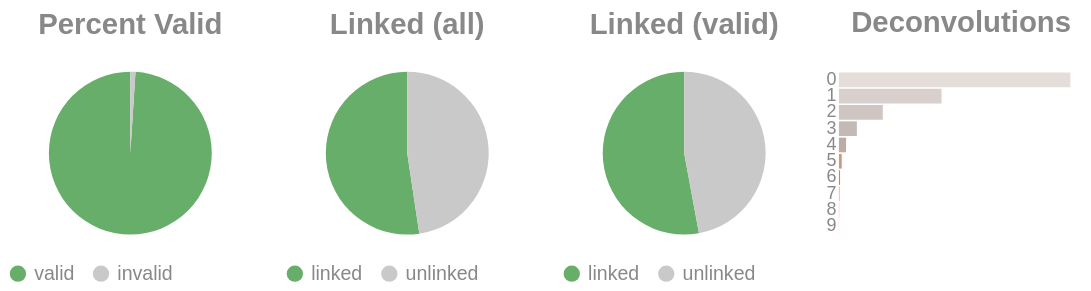

Notebook cell for this chart:
### Code cell
if SKIPLR:
    pass
else:
    clash = Counter()
    for i in valids['molecule'].to_list():
        _mol = i.split("-")
        if len(_mol) == 1:
            clash.update('0')
        else:
            clash.update(_mol[-1])

    _d = {"deconvolutions": [], 'count': []}
    for k,v in clash.items():
        _d['deconvolutions'].append(k)
        _d['count'].append(v)

    tot_valid = valids['reads'].sum()
    mask = valids['reads'] >= 2
    n_linked_reads = valids.filter(mask)['reads'].sum()
    if n_linked_reads == 0:
        print_html("No linked molecules (>=2 reads) were detected; skipping linked-only distributions.")
        SKIPLR = True
    else:
        perc_valid = round(tot_valid / n_reads, 4)
        linked_perc_abs = round(n_linked_reads / n_reads, 4)
        linked_perc = round(n_linked_reads / tot_valid, 4)

    _valid = pl.DataFrame({"valids": ['valid', 'invalid'], "count": [tot_valid, n_reads - tot_valid]})
    _linked_abs = pl.DataFrame({"linked (absolute)": ['linked', 'unlinked'], "count": [n_linked_reads, n_reads - n_linked_reads]})
    _linked_rel = pl.DataFrame({"linked (valids)": ['linked', 'unlinked'], "count": [n_linked_reads, tot_valid - n_linked_reads]})

    (
        alt.hconcat(
            piechart(_valid, goodval = 'valid', title = "Percent Valid"),
            piechart(_linked_abs, goodval = "linked", title =  "Linked (all)"),
            piechart(_linked_rel, goodval = "linked", title =  "Linked (valid)"),
            convolutionbar(pl.DataFrame(_d), title = "Deconvolutions"),
            center = True,
            bounds = 'flush'
        )
        .resolve_scale(color='independent')
        .resolve_legend('independent')
        .properties(usermeta={'embedOptions': {"actions": False}})
    ).display()

### Figure 1 — Vega-Lite specification as saved in the notebook (floating-point values rounded to 4 significant figures)
{"width": "container", "height": 400, "config": {"title": {"anchor": "start", "dy": -15, "fontSize": 18, "color": "#888888", "subtitleColor": "#888888", "subtitleFontSize": 14}, "arc": {"fill": "#0072B2"}, "axis": {"domainColor": "#888888", "domainWidth": 0.5, "gridWidth": 0.2, "grid": false, "titleFontWeight": 400, "titleFontSize": 15, "labelFontSize": 11, "labelColor": "#888888", "tickColor": "#888888", "tickWidth": 0.2, "titleColor": "#888888"}, "axisBand": {"grid": false}, "axisX": {"grid": true, "tickSize": 10, "domainCap": "round"}, "axisY": {"domain": false, "grid": true, "tickSize": 0, "domainCap": "round"}, "background": "transparent", "header": {"labelFontSize": 15, "labelColor": "#888888", "titleFontSize": 15, "titleFontWeight": 600, "titleColor": "#888888"}, "legend": {"labelFont": "sans-serif", "labelFontSize": 12, "labelColor": "#888888", "symbolSize": 100, "symbolType": "circle", "titleFontSize": 12, "titlePadding": 10, "titleColor": "#888888", "title": null}, "range": {"category": ["#E69F00", "#56B4E9", "#009E73", "#F0E442", "#0072B2", "#D55E00", "#CC79A7", "#000000"], "diverging": ["#cfe8f3", "#a2d4ec", "#73bfe2", "#46abdb", "#1696d2", "#12719e"]}, "area": {"fill": "#0072B2", "fillOpacity": 0.7, "line": true, "strokeOpacity": 0.7}, "line": {"color": "#0072B2", "stroke": "#0072B2", "strokeWidth": 2}, "trail": {"color": "#0072B2", "stroke": "#0072B2", "strokeWidth": 0, "size": 1}, "point": {"filled": true, "fillOpacity": 1.0, "size": 95}, "text": {"color": "#888888", "fontSize": 11, "align": "right", "fontWeight": 400, "size": 11}, "bar": {"fill": "#0072B2", "stroke": null}, "view": {"stroke": null, "continuousWidth": 660, "continuousHeight": 400}}, "hconcat": [{"data": {"name": "data-3313d10cb150c252be335dd746f3da29"}, "mark": {"type": "arc"}, "encoding": {"color": {"field": "valids", "legend": {"orient": "bottom", "title": null}, "scale": {"domain": ["valid", "invalid"], "range": ["#68ae6b", "#C9C9C9"]}, "title": "Valids", "type": "nominal"}, "theta": {"field": "count", "type": "quantitative"}, "tooltip": [{"field": "valids", "title": "Valids", "type": "ordinal"}, {"field": "percent", "format": ".2%", "title": "Percent", "type": "quantitative"}, {"field": "count", "title": "Count", "type": "quantitative"}]}, "height": 100, "title": {"text": "Percent Valid", "align": "center", "anchor": "middle"}, "transform": [{"calculate": "datum.count / 4603779", "as": "percent"}], "width": 150}, {"data": {"name": "data-73cbc1c8208cf3073add55e1206fb73f"}, "mark": {"type": "arc"}, "encoding": {"color": {"field": "linked (absolute)", "legend": {"orient": "bottom", "title": null}, "scale": {"domain": ["linked", "unlinked"], "range": ["#68ae6b", "#C9C9C9"]}, "title": "Linked (Absolute)", "type": "nominal"}, "theta": {"field": "count", "type": "quantitative"}, "tooltip": [{"field": "linked (absolute)", "title": "Linked (Absolute)", "type": "ordinal"}, {"field": "percent", "format": ".2%", "title": "Percent", "type": "quantitative"}, {"field": "count", "title": "Count", "type": "quantitative"}]}, "height": 100, "title": {"text": "Linked (all)", "align": "center", "anchor": "middle"}, "transform": [{"calculate": "datum.count / 4603779", "as": "percent"}], "width": 150}, {"data": {"name": "data-725be269e0ca0b9e76a5bb6a7a471994"}, "mark": {"type": "arc"}, "encoding": {"color": {"field": "linked (valids)", "legend": {"orient": "bottom", "title": null}, "scale": {"domain": ["linked", "unlinked"], "range": ["#68ae6b", "#C9C9C9"]}, "title": "Linked (Valids)", "type": "nominal"}, "theta": {"field": "count", "type": "quantitative"}, "tooltip": [{"field": "linked (valids)", "title": "Linked (Valids)", "type": "ordinal"}, {"field": "percent", "format": ".2%", "title": "Percent", "type": "quantitative"}, {"field": "count", "title": "Count", "type": "quantitative"}]}, "height": 100, "title": {"text": "Linked (valid)", "align": "center", "anchor": "middle"}, "transform": [{"calculate": "datum.count / 4557064", "as": "percent"}], "width": 150}, {"data": {"name": "data-8ef2cea669c190aa1ee1fa65b71ccd38"}, "mark": {"type": "bar"}, "encoding": {"color": {"field": "deconvolutions", "legend": null, "scale": {"scheme": "lightgreyred"}, "type": "nominal"}, "tooltip": [{"field": "deconvolutions", "title": "Deconvolutions", "type": "ordinal"}, {"field": "percent", "format": ".2%", "title": "Percent", "type": "quantitative"}, {"field": "count", "title": "Count", "type": "quantitative"}], "x": {"axis": null, "field": "count", "type": "quantitative"}, "y": {"field": "deconvolutions", "sort": "ascending", "title": null, "type": "nominal"}}, "height": 100, "title": {"text": "Deconvolutions", "align": "center", "anchor": "middle"}, "transform": [{"calculate": "datum.count / 3001896", "as": "percent"}], "width": 150}], "bounds": "flush", "center": true, "resolve": {"legend": {"angle": "independent"}, "scale": {"color": "independent"}}, "usermeta": {"embedOptions": {"actions": false}}, "$schema": "https://vega.github.io/schema/vega-lite/v6.4.1.json", "datasets": {"data-3313d10cb150c252be335dd746f3da29": [{"valids": "valid", "count": 4557064}, {"valids": "invalid", "count": 46715}], "data-73cbc1c8208cf3073add55e1206fb73f": [{"linked (absolute)": "linked", "count": 2410992}, {"linked (absolute)": "unlinked", "count": 2192787}], "data-725be269e0ca0b9e76a5bb6a7a471994": [{"linked (valids)": "linked", "count": 2410992}, {"linked (valids)": "unlinked", "count": 2146072}], "data-8ef2cea669c190aa1ee1fa65b71ccd38": [{"deconvolutions": "0", "count": 1704623}, {"deconvolutions": "1", "count": 755749}, {"deconvolutions": "2", "count": 322965}, {"deconvolutions": "3", "count": 132061}, {"deconvolutions": "4", "count": 52549}, {"deconvolutions": "5", "count": 20639}, {"deconvolutions": "6", "count": 8208}, {"deconvolutions": "7", "count": 3227}, {"deconvolutions": "8", "count": 1329}, {"deconvolutions": "9", "count": 546}]}}
